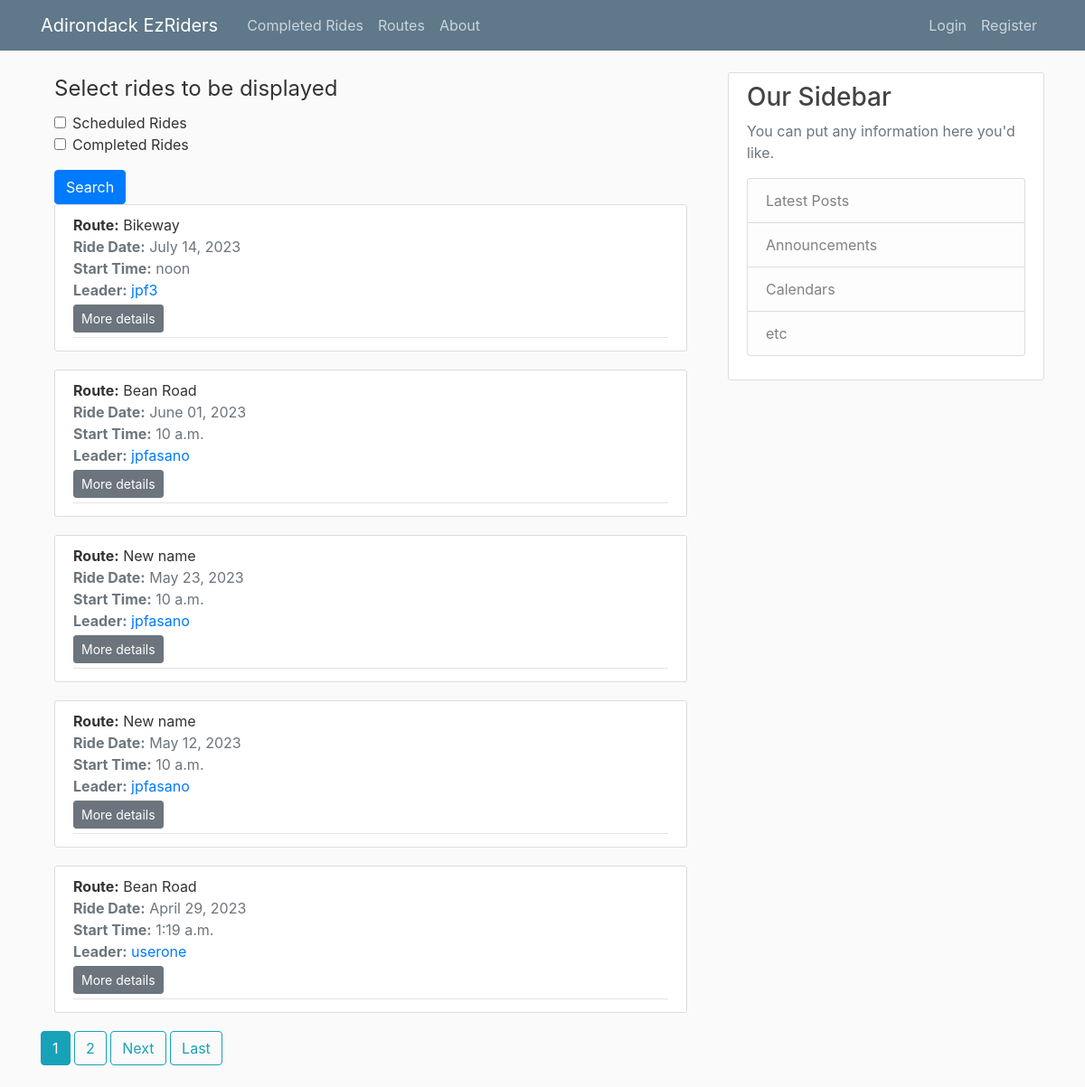
/rides/, run on an earlier commit of the app's database.
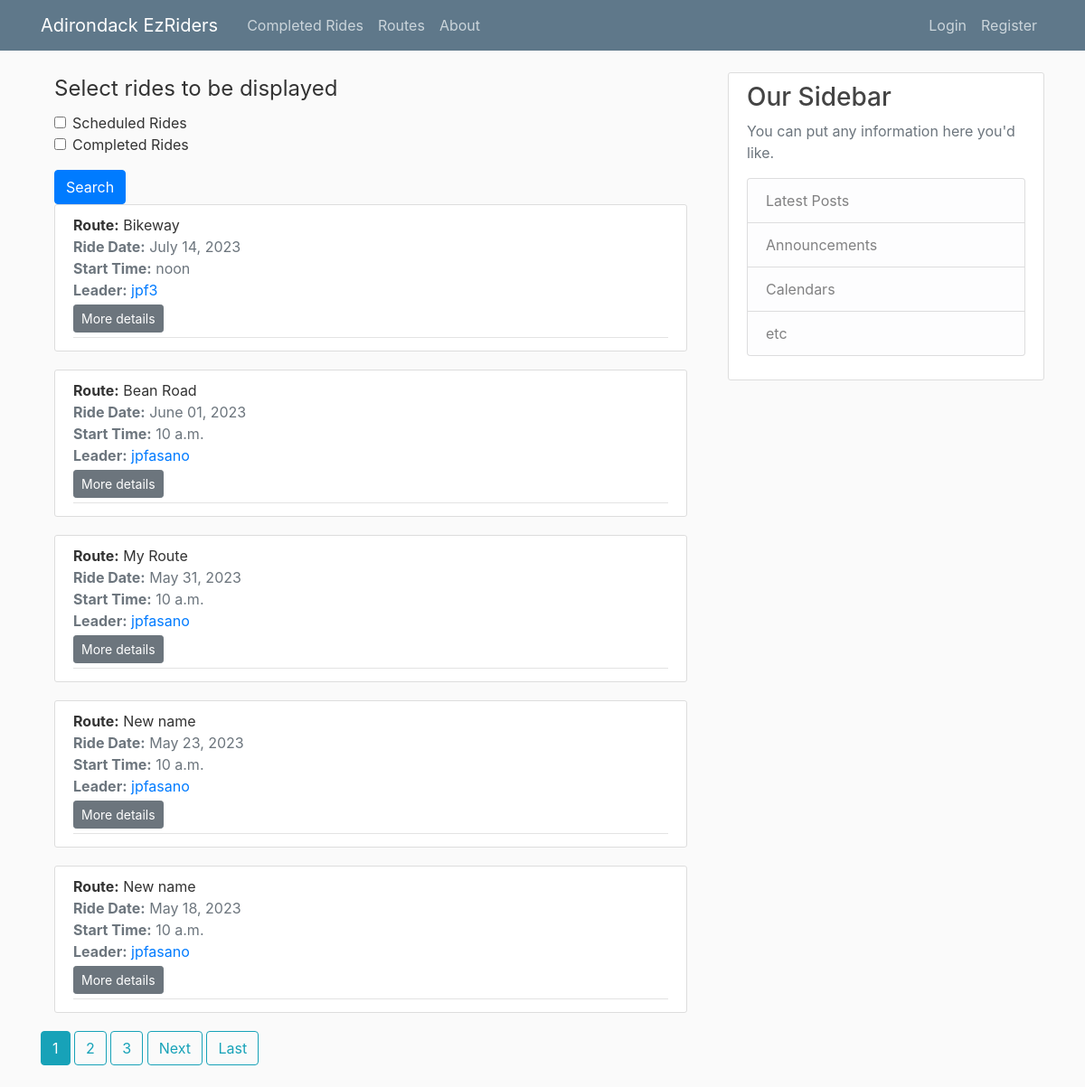
And on a later commit of the database.
### rides/models.py (models this page shows, shortened)
class Ride(models.Model):
    leader = models.ForeignKey(User, blank=False, null=True, on_delete=models.SET_NULL)
    route = models.ForeignKey(Route, blank=False, null=True, on_delete=models.SET_NULL)
    additional_details = RichTextField(blank=True, null=True)
    ride_date = models.DateField()
    start_time = models.TimeField()
    participants = models.ManyToManyField(User, related_name='ride_participants')
    class Meta:
        ordering = ['-ride_date']

### routes/models.py (models this page shows, shortened)
class Route(models.Model):
    route_name = models.CharField(max_length=100)
    description = RichTextField(blank=True, null=True)
    date_posted = models.DateTimeField(default=timezone.now)
    distance = models.PositiveSmallIntegerField()
    start_location = RichTextField(blank=True, null=True)
    author = models.ForeignKey(User, blank=True, null=True, on_delete=models.SET_NULL)

### rides/views.py (the view)
# urls.py: path('rides/', RidesListView.as_view(), name='rides'),
class RidesListView(FilterView):
    model = Ride
    template_name = 'rides/rides.html'  # <app>/<model>_<viewtype>.html
    context_object_name = 'rides'
    ordering = ['-ride_date']  # Newest to oldest
    filterset_class = RideFilter
    paginate_by = 5

### rides/templates/rides/rides.html (shortened to what this page needs)
{% extends "base.html" %}
{% load crispy_forms_filters %}
{% block content %}
    <div class="container">
        <form method="GET">
            {{ filter.form|crispy }}
            <button type="submit" class="btn btn-primary">Search</button>
        </form>
        {% for object in object_list %}
            {% include "rides/inc_ride_article.html" %}
        {% endfor %}
    </div>
    {% if is_paginated %}
        {% for num in page_obj.paginator.page_range %}
            {% if page_obj.number == num %}
                <a class="btn btn-info mb-4" href="?page={{ num }}">{{ num }}</a>
            {% elif num > page_obj.number|add:'-3' or num < page_obj.number|add:'3' %}
                <a class="btn btn-outline-info mb-4" href="?page={{ num }}">{{ num }}</a>
            {% endif %}
        {% endfor %}
        {% if page_obj.has_next %}
            <a class="btn btn-outline-info mb-4" href="?page={{ page_obj.next_page_number }}">Next</a>
            <a class="btn btn-outline-info mb-4" href="?page={{ page_obj.paginator.num_pages }}">Last</a>
        {% endif %}
    {% endif %}
{% endblock content %}

### rides/templates/rides/inc_ride_article.html
<article class="media content-section">
    <div class="media-body">
        <div class="article-metadata">
            <div class="mr-2"><strong>Route:</strong> {{ object.route.route_name }}</div>
            <div class="text-muted"><strong>Ride Date:</strong> {{ object.ride_date|date:"F d, Y" }}</div>
            <div class="text-muted"><strong>Start Time:</strong> {{ object.start_time }}</div>
            <div class="text-muted">
                <strong>Leader:</strong> <a
                    href="{% url 'user-rides' object.leader.username %}"> {{ object.leader.username }}</a>
            </div>
            <div>
                <a class="btn  btn-secondary btn-sm mt-1 mb-1" href="{% url 'ride-detail' object.id %}">More
                    details</a>
            </div>
        </div>
    </div>
</article>

What changed in the data, as far as the page shows it:
no longer on this page (row unchanged): Ride: route.route_name "New name", ride_date "May 12, 2023", start_time "10 a.m.", leader.username "jpfasano"
no longer on this page (row unchanged): Ride: route.route_name "Bean Road", ride_date "April 29, 2023", start_time "1:19 a.m.", leader.username "userone"
added Ride: route.route_name "My Route", ride_date "May 31, 2023", start_time "10 a.m.", leader.username "jpfasano"
added Ride: route.route_name "New name", ride_date "May 18, 2023", start_time "10 a.m.", leader.username "jpfasano"
Also different on the page:
new list line: "3"
